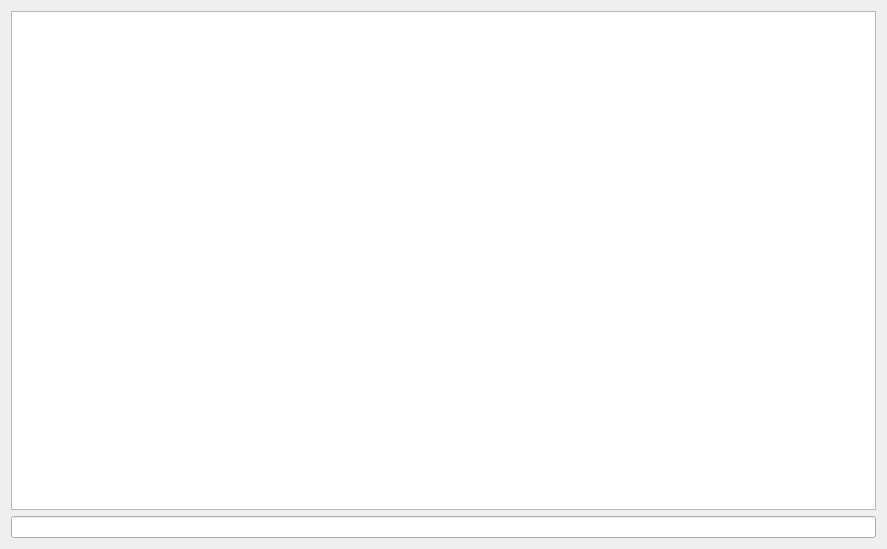
<?xml version="1.0" encoding="UTF-8"?>
<ui version="4.0">
 <class>ConsoleDialog</class>
 <widget class="QDialog" name="ConsoleDialog">
  <property name="geometry">
   <rect>
    <x>0</x>
    <y>0</y>
    <width>887</width>
    <height>549</height>
   </rect>
  </property>
  <property name="windowTitle">
   <string>Run Campaign Console</string>
  </property>
  <layout class="QVBoxLayout" name="verticalLayout">
   <item>
    <widget class="QTextEdit" name="textEdit">
     <property name="readOnly">
      <bool>true</bool>
     </property>
    </widget>
   </item>
   <item>
    <widget class="QLineEdit" name="lineEditInput"/>
   </item>
  </layout>
 </widget>
 <resources/>
 <connections/>
</ui>
